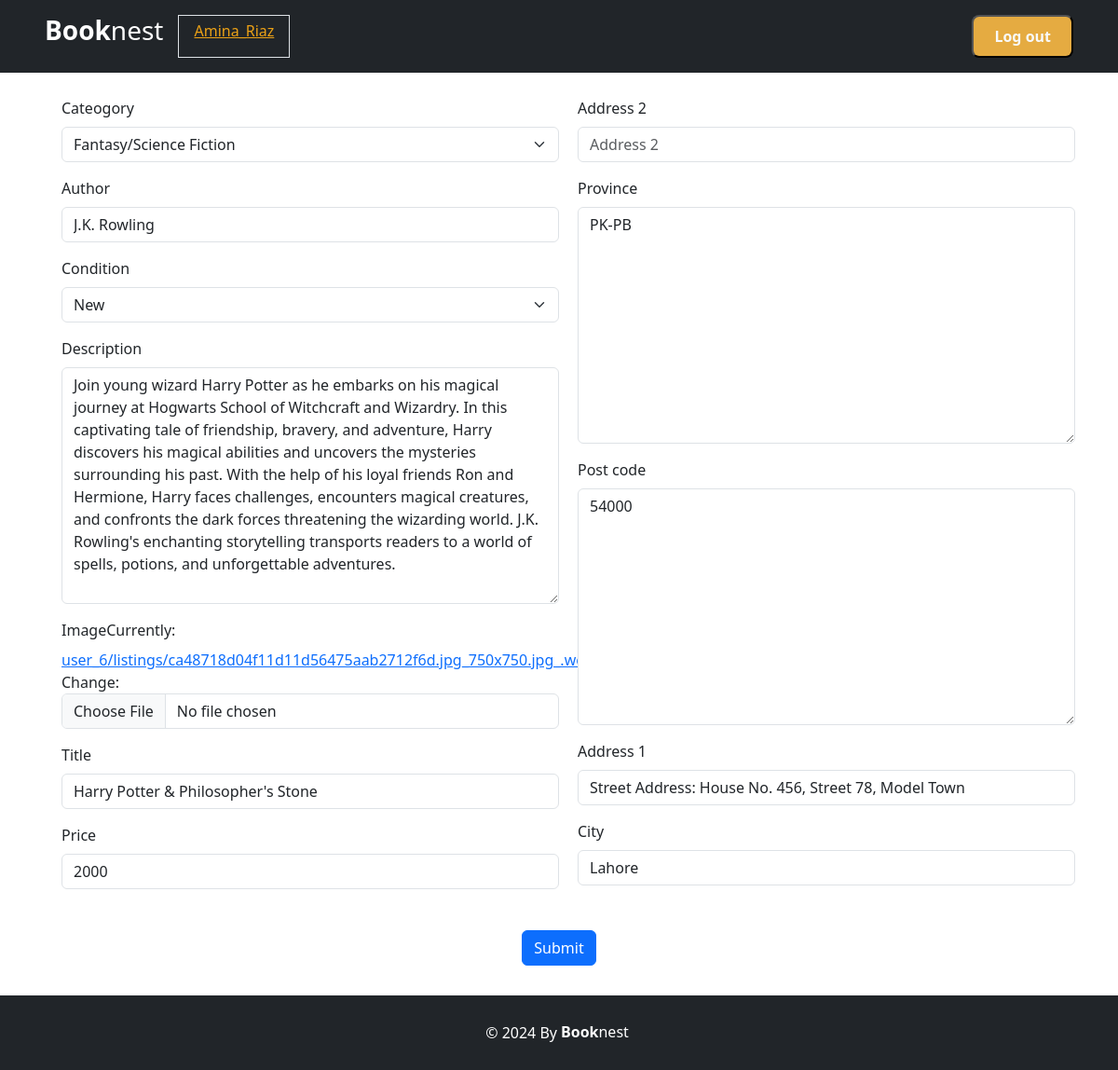
Screenshot of /listing/1a598170d42844ff8160eb25641b8973/edit/ (signed in) with the database file from the repository.
### main/models.py (models this page shows, shortened)
class Listing(models.Model):
    id = models.UUIDField(primary_key=True, default=uuid.uuid4, unique=True, editable=False)
    created_at = models.DateTimeField(auto_now_add=True)
    updated_at = models.DateTimeField(auto_now_add=True)
    title = models.CharField(max_length=150, null=False, default=None)
    author = models.CharField(max_length=100, null=False, default=None)
    seller = models.ForeignKey(Profile, on_delete=models.CASCADE)
    cateogory = models.CharField(max_length=50, choices=BOOK_CATEGORIES, default=None)
    price = models.IntegerField(default=0)
    description = models.TextField()
    condition = models.CharField(max_length=24, choices=BOOK_CONDITION, default=None)
    location = models.OneToOneField(Location, on_delete=models.SET_NULL, null=True)
    image = models.ImageField(upload_to=user_listing_path)

### users/models.py (models this page shows, shortened)
class Location (models.Model):
    address_1 = models.CharField(max_length=150, blank=True)
    address_2 = models.CharField(max_length=150, blank=True)
    city = models.CharField(max_length=50)
    province = PKStateField(default="NY")
    post_code = PKPostCodeField(blank=True)

### main/views.py (the view)
# urls.py: path('listing/<str:id>/edit/', edit_view, name='edit'),
@login_required
def edit_view(request, id):
    try:
        listing = Listing.objects.get(id=id)
        if listing is None:
            raise Exception
        if request.method == 'POST':
            listing_form = ListingForm(request.POST, request.FILES, instance=listing)
            location_form = LocationForm(request.POST, instance=listing.location)
            if listing_form.is_valid() and  location_form.is_valid():
                listing_form.save()
                location_form.save()
                messages.success(request, 'Updated List Successfully.')
                return redirect('home')
            else:
                raise Exception
        else:
            listing_form = ListingForm(instance=listing)
            location_form = LocationForm(instance=listing.location)
            context = {
                'listing_form': listing_form,
                'location_form': location_form,
            }
    except Exception as e:
        messages.error(request, 'An error occured for editing the book list.')
        return redirect('home')
    print(id)
    return render(request, 'views/edit.html', context)

### main/forms.py
class ListingForm(forms.ModelForm):
    class Meta:
        model = Listing
        fields = {'title', 'author', 'cateogory', 'price', 'description', 'condition', 'image'}

### users/forms.py
class LocationForm(forms.ModelForm):
    class Meta:
        model = Location
        fields = {'address_1', 'address_2', 'city', 'province', 'post_code'}

### main/templates/views/edit.html (shortened to what this page needs)
{% extends "base/base.html" %}
{% load django_bootstrap5 %}
{% block "body" %}
    <main>
        <div class="container">
            <form action="" method="post" enctype="multipart/form-data" class="w-100 d-flex flex-column p-4 flex-gap-2">
                <div class="d-flex flex-gap-2">
                    <div class="col-6">
                        {% bootstrap_form listing_form %}
                    </div>
                    <div class="col-6">
                        {% bootstrap_form location_form %}
                    </div>
                </div>
                <div class="100-vh d-flex justify-content-center ">
                    <a href="{% url 'home' %}" class="p-2">{% bootstrap_button button_type="submit" content="Submit" %}</a>
                </div>
            </form>
        </div>
    </main>
{% endblock  %}

### main/templates/base/base.html (shortened to what this page needs)
{% load static %}
<!DOCTYPE html>
<html lang="en">
<head>
    <link rel="stylesheet" href="{% static 'css/bootstrap.min.css' %}">
    <link rel="stylesheet" href="{% static "css/style.css" %}">
</head>
<body>
  {% block "header" %}
  <header>
    <div class="nav justify-content-sm-between bg-dark text-light px-5 py-3">
      <div class="d-flex">
        <a href="{% url 'home' %}" class="text-white"><h3 class="float-md-start mb-0 fw-bold">Book<span class='fw-light'>nest</span></h3></a>
      {% if request.user.is_authenticated %}
      <a class="border mx-3 px-3 py-1 text-orange text-center" href="{% url "profile" %}">{{ request.user|title }}</a>
      {% endif %}
      </div>
      {% if request.user.is_authenticated %}
      <button class="bg-orange rounded-3">
        <a class="nav-link fw-bold text-light active py-2 px-3" aria-current="page" href="{% url "logout" %}">Log out</a>
      </button>
      {% endif %}
    </div>
  </header>
  {% endblock %}
  {% block "body" %}
{% endblock %}
{% block "footer" %}
  <footer class='d-flex text-center justify-content-center align-items-center footer mt-auto bg-dark text-white'>
    <p class='m-0'>&copy; {% now "Y" %} By </p>
    <h6 class='fw-bold px-1 m-0'> Book<span class='fw-normal'>nest</span></h6>
  </footer>
{% endblock %}
</body>
</html>

### main/static/css/style.css (style rules this page uses)
.flex-gap-2 { gap: 20px; }
footer, header { height: 10vh; }
.bg-orange { background-color: rgb(229, 171, 65); }
.text-orange { color: rgb(235, 161, 22); }

### rows the page displays
Listing: cateogory "Fantasy/Science Fiction", author "J.K. Rowling", condition "New", description "Join young wizard Harry Potter as he embarks on his magical journey at Hogwarts School of Witchcraft and Wizardry. In this captivating tale of friendship, bravery, and adventure, Harry discovers his magical abilities and uncovers the mysteries surrounding his past. With the help of his loyal friends Ron and Hermione, Harry faces challenges, encounters magical creatures, and confronts the dark forces threatening the wizarding world. J.K. Rowling's enchanting storytelling transports readers to a world of spells, potions, and unforgettable adventures.", title "Harry Potter & Philosopher's Stone", price "2000"
Location: province "PK-PB", post_code "54000", address_1 "Street Address: House No. 456, Street 78, Model Town", city "Lahore"

### other values shown
{{ request.user|title }} "Amina_Riaz"
